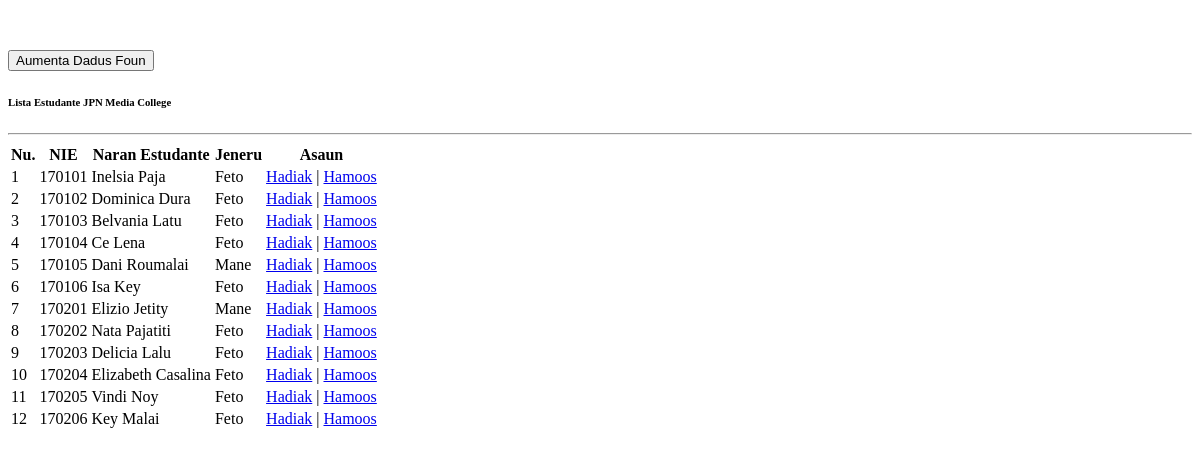
/bdjpnadmin/modulsbdjpn/estudante/hamosu.php, run on the app's committed database.
### tables this page shows
CREATE TABLE `estudante` (
  `nie` int(6) NOT NULL,
  `naranestudante` varchar(50) NOT NULL,
  `jeneru` char(4) NOT NULL
);

### bdjpnadmin/modulsbdjpn/estudante/hamosu.php (the view, shortened to what this page needs)
<!DOCTYPE html>
<html>
<head>
	<link rel="stylesheet"  href="dataTables/datatables.css">
	<link rel="stylesheet" type="text/css" href="dataTables/css/jquery.dataTables.css">
</head>
<body>
<div class="container">
	<div class="row">
			<p>&nbsp;</p>
			<div class="btn-group">
			<a href='?page=modulsbdjpn/estudante/f_aumenta'>
			<button class="btn btn-success">Aumenta Dadus Foun</button></a>
			</div>
	</div>
</div>
<h6 class="text-center">Lista Estudante JPN Media College</h6>
<hr>
<div class="table-responsive">
<table id="datatable" class="table table-bordered table-striped table-hover">
	<thead>
		<tr>
			<th>Nu.</th>
			<th>NIE</th>
			<th>Naran Estudante</th>
			<th>Jeneru</th>
			<th>Asaun</th>
		</tr>
		</thead>
<tbody>
<?
include "config/koneksaun.php";
$result = mysqli_query($conn, "SELECT * FROM estudante");
$no = 1;
while($row=mysqli_fetch_array($result))
{
echo "<td>$no</td>";
echo "<td>$row[nie]</td>";
echo "<td>$row[naranestudante]</td>";
echo "<td>$row[jeneru]</td>";
echo "<td> <a href='?page=modulsbdjpn/estudante/f_hadiak&nie=$row[nie]'>Hadiak</a> |
<a href='?page=modulsbdjpn/estudante/hamoos&nie=$row[nie]' onClick=\"return confirm('Hakarak atu Hamoos Dadus $row[naranestudante]?')\">Hamoos</a></td></tr>";
$no++;
}
echo "</table>";
?>
<p>&nbsp;</p>
</div>
</body>
</html>

### data on the page
estudante: nie "170101", naranestudante "Inelsia Paja", jeneru "Feto"
estudante: nie "170102", naranestudante "Dominica Dura", jeneru "Feto"
estudante: nie "170103", naranestudante "Belvania Latu", jeneru "Feto"
estudante: nie "170104", naranestudante "Ce Lena", jeneru "Feto"
estudante: nie "170105", naranestudante "Dani Roumalai", jeneru "Mane"
estudante: nie "170106", naranestudante "Isa Key", jeneru "Feto"
estudante: nie "170201", naranestudante "Elizio Jetity", jeneru "Mane"
estudante: nie "170202", naranestudante "Nata Pajatiti", jeneru "Feto"
estudante: nie "170203", naranestudante "Delicia Lalu", jeneru "Feto"
estudante: nie "170204", naranestudante "Elizabeth Casalina", jeneru "Feto"
estudante: nie "170205", naranestudante "Vindi Noy", jeneru "Feto"
estudante: nie "170206", naranestudante "Key Malai", jeneru "Feto"
